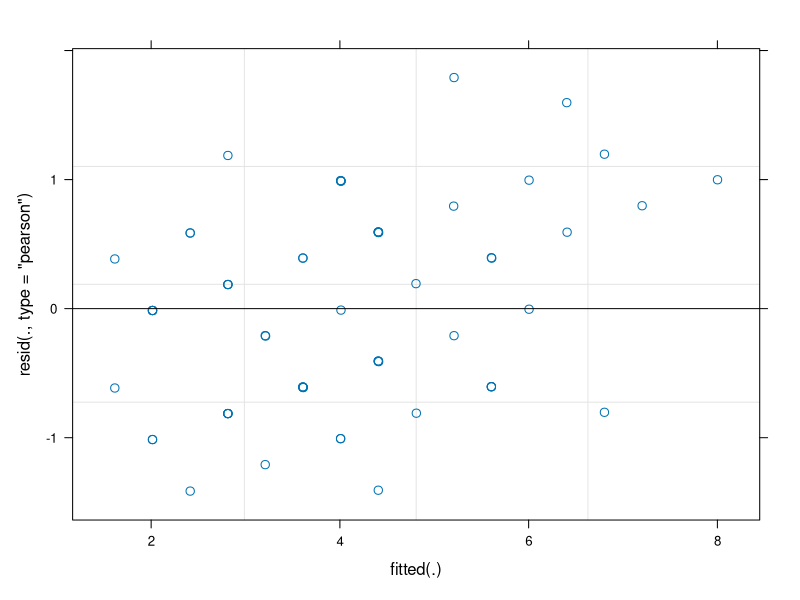
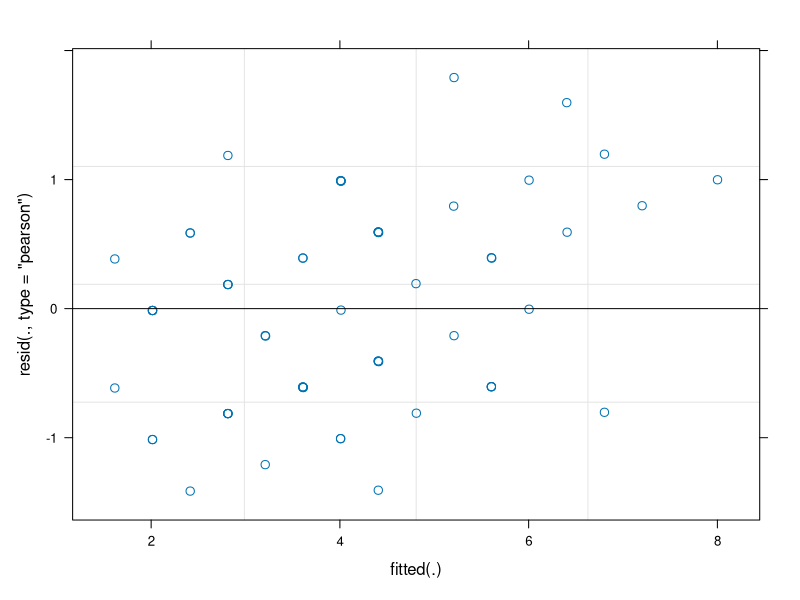
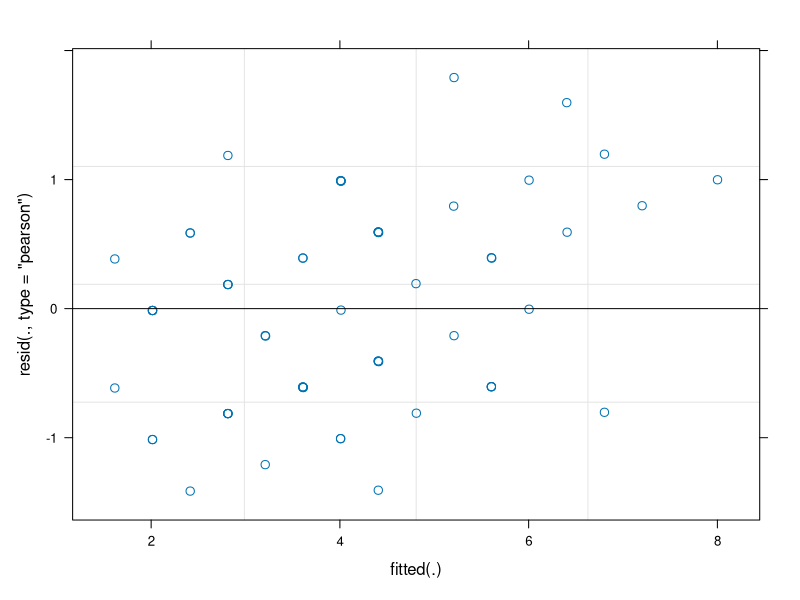
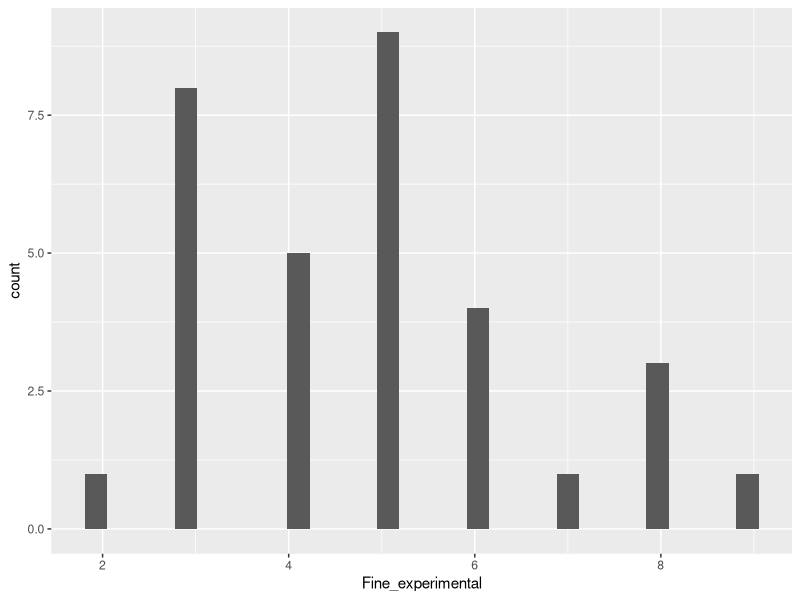

Generate these figures, in order, with R:
## ---- chunk 1
library(tidyverse)
library(lme4)
library(lmerTest)  # Load package


data <- read_csv("task_error_data.csv") %>%
  na.omit()
## ---- chunk 2
#Fine
# changing variable structure 
dat_fine <- data %>%
  mutate(
    Fine_control = FC_error,
    Fine_experimental = FM_error) %>%
  select(Participants, Fine_control, Fine_experimental)


# Reshape the data to long format
dat_long_fine <- dat_fine %>%
  gather(key = "Condition", value = "Score", Fine_control, Fine_experimental) %>%
  mutate(PosturalType = recode(Condition, 
                               Fine_control = "control", 
                               Fine_experimental = "experimental"))

# Refit model with p-values
model_fine <- lmer(Score ~ Condition + (1 | Participants), 
               data = dat_long_fine, 
               REML = FALSE)  # REML=FALSE for likelihood-based comparisons




#Linearity: Relationship is assumed to be linear 
plot(model_fine, which = 1) 

#Indipendent of of residuals and noramility of residuals 
plot(model_fine, which = 2)

# Homoscedasticity: Homogeneity of variance, meaning that the spread of residuals is constant across levels of predictors.
plot(model_fine, which = 3)


#Normality of variables 
ggplot(dat_fine, aes( x = Fine_experimental)) +
 geom_histogram()
